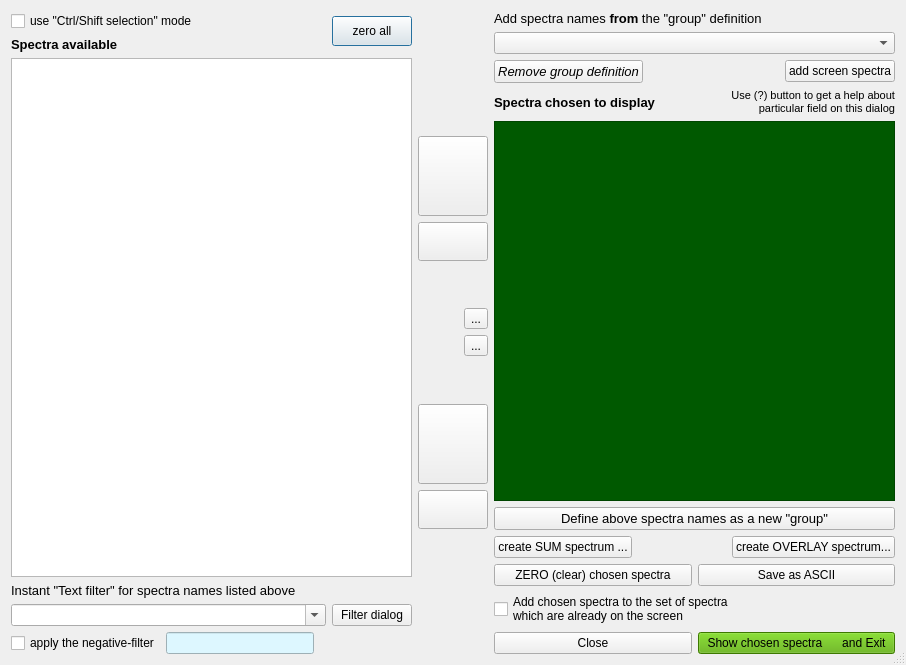
<?xml version="1.0" encoding="UTF-8"?>
<ui version="4.0">
 <class>T4select_spectra</class>
 <widget class="QDialog" name="T4select_spectra">
  <property name="geometry">
   <rect>
    <x>0</x>
    <y>0</y>
    <width>906</width>
    <height>665</height>
   </rect>
  </property>
  <property name="windowTitle">
   <string>Dialog for selecting spectra to be displayed</string>
  </property>
  <property name="sizeGripEnabled">
   <bool>true</bool>
  </property>
  <layout class="QHBoxLayout" name="horizontalLayout_3" stretch="9,0,9">
   <item>
    <layout class="QVBoxLayout" name="verticalLayout">
     <item>
      <layout class="QHBoxLayout" name="_5">
       <item>
        <layout class="QVBoxLayout" name="_6">
         <item>
          <widget class="QCheckBox" name="checkBox2">
           <property name="toolTip">
            <string>if you prefer another mode of selecting items</string>
           </property>
           <property name="whatsThis">
            <string>if you prefere a MS Windows-like system of selecting items - check this fiels  </string>
           </property>
           <property name="text">
            <string>use &quot;Ctrl/Shift selection&quot; mode</string>
           </property>
          </widget>
         </item>
         <item>
          <widget class="QLabel" name="TextLabel1">
           <property name="font">
            <font>
             <pointsize>10</pointsize>
             <weight>75</weight>
             <bold>true</bold>
            </font>
           </property>
           <property name="frameShape">
            <enum>QFrame::NoFrame</enum>
           </property>
           <property name="frameShadow">
            <enum>QFrame::Plain</enum>
           </property>
           <property name="text">
            <string>Spectra available</string>
           </property>
           <property name="wordWrap">
            <bool>false</bool>
           </property>
          </widget>
         </item>
        </layout>
       </item>
       <item>
        <spacer name="spacer3">
         <property name="orientation">
          <enum>Qt::Horizontal</enum>
         </property>
         <property name="sizeType">
          <enum>QSizePolicy::Expanding</enum>
         </property>
         <property name="sizeHint" stdset="0">
          <size>
           <width>30</width>
           <height>20</height>
          </size>
         </property>
        </spacer>
       </item>
       <item>
        <widget class="QPushButton" name="push_zero_all_all">
         <property name="sizePolicy">
          <sizepolicy hsizetype="Maximum" vsizetype="Maximum">
           <horstretch>0</horstretch>
           <verstretch>0</verstretch>
          </sizepolicy>
         </property>
         <property name="minimumSize">
          <size>
           <width>30</width>
           <height>30</height>
          </size>
         </property>
         <property name="whatsThis">
          <string>Zero all spectra currently porduced by the SPY</string>
         </property>
         <property name="text">
          <string>zero all</string>
         </property>
         <property name="icon">
          <iconset resource="greware_icons.qrc">
           <normaloff>:/images/images/zero_displayed_spec.png</normaloff>:/images/images/zero_displayed_spec.png</iconset>
         </property>
        </widget>
       </item>
      </layout>
     </item>
     <item>
      <widget class="QListWidget" name="ListBox_available"/>
     </item>
     <item>
      <widget class="QLabel" name="TextLabel2">
       <property name="font">
        <font>
         <pointsize>10</pointsize>
        </font>
       </property>
       <property name="text">
        <string>Instant &quot;Text filter&quot; for spectra names listed above</string>
       </property>
       <property name="wordWrap">
        <bool>false</bool>
       </property>
      </widget>
     </item>
     <item>
      <layout class="QHBoxLayout" name="_12" stretch="4,1">
       <item>
        <widget class="QComboBox" name="ComboBox_filter">
         <property name="toolTip">
          <string>Type the string which you want to occur in the names of spectra listed on &quot;spectra available&quot; list</string>
         </property>
         <property name="whatsThis">
          <string>Texs filter - for names of spectra. Only filtered spectra will apear on the 'available' list above. </string>
         </property>
         <property name="editable">
          <bool>true</bool>
         </property>
        </widget>
       </item>
       <item>
        <widget class="QPushButton" name="pushButton_filter_dialog">
         <property name="sizePolicy">
          <sizepolicy hsizetype="Fixed" vsizetype="Fixed">
           <horstretch>0</horstretch>
           <verstretch>0</verstretch>
          </sizepolicy>
         </property>
         <property name="maximumSize">
          <size>
           <width>32767</width>
           <height>32767</height>
          </size>
         </property>
         <property name="whatsThis">
          <string>If your disk is very slow, sometimes it is better to type your filter separately and then press Enter. (Not very usefull option)</string>
         </property>
         <property name="text">
          <string>Filter dialog</string>
         </property>
         <property name="default">
          <bool>false</bool>
         </property>
        </widget>
       </item>
      </layout>
     </item>
     <item>
      <layout class="QHBoxLayout" name="horizontalLayout_2" stretch="3,3,2">
       <item>
        <widget class="QCheckBox" name="checkBox_anti">
         <property name="toolTip">
          <string>typr pattern which you do NOT want</string>
         </property>
         <property name="whatsThis">
          <string>You can also specify pattern which will filter-OUT some names of spectra. Anti-filter is used together with the normal filter</string>
         </property>
         <property name="text">
          <string extracomment="typr pattern which you do NOT want">apply the negative-filter</string>
         </property>
        </widget>
       </item>
       <item>
        <widget class="QLineEdit" name="lineEdit_anti_filter">
         <property name="whatsThis">
          <string>You can also specify pattern which will filter-OUT some names of spectra. Anti-filter is used together with the normal filter</string>
         </property>
         <property name="styleSheet">
          <string notr="true">color: rgb(192, 0, 0);
background-color: rgb(221, 247, 255);
alternate-background-color: rgb(160, 160, 160);</string>
         </property>
        </widget>
       </item>
       <item>
        <spacer name="horizontalSpacer_2">
         <property name="orientation">
          <enum>Qt::Horizontal</enum>
         </property>
         <property name="sizeHint" stdset="0">
          <size>
           <width>30</width>
           <height>20</height>
          </size>
         </property>
        </spacer>
       </item>
      </layout>
     </item>
    </layout>
   </item>
   <item>
    <layout class="QVBoxLayout" name="verticalLayout_5" stretch="3,3,1,2,1,3,3">
     <item>
      <spacer name="verticalSpacer">
       <property name="orientation">
        <enum>Qt::Vertical</enum>
       </property>
       <property name="sizeHint" stdset="0">
        <size>
         <width>20</width>
         <height>40</height>
        </size>
       </property>
      </spacer>
     </item>
     <item>
      <layout class="QVBoxLayout" name="_3" stretch="1,1">
       <item>
        <widget class="QPushButton" name="PushButton_choose">
         <property name="sizePolicy">
          <sizepolicy hsizetype="Preferred" vsizetype="Preferred">
           <horstretch>0</horstretch>
           <verstretch>0</verstretch>
          </sizepolicy>
         </property>
         <property name="minimumSize">
          <size>
           <width>70</width>
           <height>80</height>
          </size>
         </property>
         <property name="toolTip">
          <string>select highlighted spectra</string>
         </property>
         <property name="whatsThis">
          <string>Copy selected (highlighted) items from the 'available' list to the 'chosen' list</string>
         </property>
         <property name="text">
          <string/>
         </property>
         <property name="icon">
          <iconset resource="greware_icons.qrc">
           <normaloff>:/images/images/strzala_prawo.png</normaloff>:/images/images/strzala_prawo.png</iconset>
         </property>
         <property name="iconSize">
          <size>
           <width>32</width>
           <height>32</height>
          </size>
         </property>
        </widget>
       </item>
       <item>
        <widget class="QPushButton" name="PushButton_choose_ALL">
         <property name="sizePolicy">
          <sizepolicy hsizetype="Preferred" vsizetype="Minimum">
           <horstretch>70</horstretch>
           <verstretch>50</verstretch>
          </sizepolicy>
         </property>
         <property name="toolTip">
          <string>select highlighted spectra</string>
         </property>
         <property name="whatsThis">
          <string>Copy all items from the 'available' list into the 'chosen' list</string>
         </property>
         <property name="text">
          <string/>
         </property>
         <property name="icon">
          <iconset resource="greware_icons.qrc">
           <normaloff>:/images/images/strzala_prawo_all.png</normaloff>:/images/images/strzala_prawo_all.png</iconset>
         </property>
         <property name="iconSize">
          <size>
           <width>32</width>
           <height>32</height>
          </size>
         </property>
        </widget>
       </item>
      </layout>
     </item>
     <item>
      <spacer name="verticalSpacer_3">
       <property name="orientation">
        <enum>Qt::Vertical</enum>
       </property>
       <property name="sizeHint" stdset="0">
        <size>
         <width>20</width>
         <height>18</height>
        </size>
       </property>
      </spacer>
     </item>
     <item>
      <layout class="QHBoxLayout" name="horizontalLayout">
       <item>
        <spacer name="horizontalSpacer">
         <property name="orientation">
          <enum>Qt::Horizontal</enum>
         </property>
         <property name="sizeHint" stdset="0">
          <size>
           <width>40</width>
           <height>20</height>
          </size>
         </property>
        </spacer>
       </item>
       <item>
        <layout class="QVBoxLayout" name="verticalLayout_4">
         <item>
          <widget class="QToolButton" name="toolButton_shift_up">
           <property name="whatsThis">
            <string>By this icons you can move selected items one row up/down on the 'chosen' list</string>
           </property>
           <property name="text">
            <string>...</string>
           </property>
           <property name="icon">
            <iconset resource="greware_icons.qrc">
             <normaloff>:/images/images/shift_up.jpg</normaloff>:/images/images/shift_up.jpg</iconset>
           </property>
          </widget>
         </item>
         <item>
          <widget class="QToolButton" name="toolButton_shift_down">
           <property name="whatsThis">
            <string>By this icons you can move selected items one row up/down on the 'chosen' list</string>
           </property>
           <property name="text">
            <string>...</string>
           </property>
           <property name="icon">
            <iconset resource="greware_icons.qrc">
             <normaloff>:/images/images/shift_down.jpg</normaloff>:/images/images/shift_down.jpg</iconset>
           </property>
          </widget>
         </item>
        </layout>
       </item>
      </layout>
     </item>
     <item>
      <spacer name="spacer2">
       <property name="orientation">
        <enum>Qt::Vertical</enum>
       </property>
       <property name="sizeType">
        <enum>QSizePolicy::Expanding</enum>
       </property>
       <property name="sizeHint" stdset="0">
        <size>
         <width>21</width>
         <height>18</height>
        </size>
       </property>
      </spacer>
     </item>
     <item>
      <layout class="QVBoxLayout" name="_4" stretch="1,1">
       <item>
        <widget class="QPushButton" name="PushButton_deselect">
         <property name="sizePolicy">
          <sizepolicy hsizetype="Preferred" vsizetype="Preferred">
           <horstretch>0</horstretch>
           <verstretch>0</verstretch>
          </sizepolicy>
         </property>
         <property name="minimumSize">
          <size>
           <width>70</width>
           <height>80</height>
          </size>
         </property>
         <property name="toolTip">
          <string>remove selected</string>
         </property>
         <property name="whatsThis">
          <string>Remove selected (highlighted) items from the 'chosen' list</string>
         </property>
         <property name="text">
          <string/>
         </property>
         <property name="icon">
          <iconset resource="greware_icons.qrc">
           <normaloff>:/images/images/strzala_lewo.png</normaloff>:/images/images/strzala_lewo.png</iconset>
         </property>
         <property name="iconSize">
          <size>
           <width>32</width>
           <height>32</height>
          </size>
         </property>
        </widget>
       </item>
       <item>
        <widget class="QPushButton" name="PushButton_deselect_all">
         <property name="sizePolicy">
          <sizepolicy hsizetype="Preferred" vsizetype="Minimum">
           <horstretch>70</horstretch>
           <verstretch>50</verstretch>
          </sizepolicy>
         </property>
         <property name="toolTip">
          <string>remove all spectra from the &quot;choosen&quot; list</string>
         </property>
         <property name="whatsThis">
          <string>Remove all items from the 'chosen' list</string>
         </property>
         <property name="text">
          <string/>
         </property>
         <property name="icon">
          <iconset resource="greware_icons.qrc">
           <normaloff>:/images/images/remove_all.png</normaloff>:/images/images/remove_all.png</iconset>
         </property>
         <property name="iconSize">
          <size>
           <width>32</width>
           <height>32</height>
          </size>
         </property>
        </widget>
       </item>
      </layout>
     </item>
     <item>
      <spacer name="verticalSpacer_2">
       <property name="orientation">
        <enum>Qt::Vertical</enum>
       </property>
       <property name="sizeHint" stdset="0">
        <size>
         <width>20</width>
         <height>40</height>
        </size>
       </property>
      </spacer>
     </item>
    </layout>
   </item>
   <item>
    <layout class="QVBoxLayout" name="verticalLayout_3">
     <item>
      <layout class="QVBoxLayout" name="_8">
       <item>
        <widget class="QLabel" name="TextLabel3_2_2">
         <property name="font">
          <font>
           <pointsize>10</pointsize>
          </font>
         </property>
         <property name="text">
          <string>Add spectra names &lt;b&gt;from&lt;/b&gt; the &quot;group&quot; definition</string>
         </property>
         <property name="wordWrap">
          <bool>false</bool>
         </property>
        </widget>
       </item>
       <item>
        <widget class="QComboBox" name="Combo_groups">
         <property name="enabled">
          <bool>true</bool>
         </property>
         <property name="whatsThis">
          <string>list of already defined groups. By choosing one of the group here - the corresponding spectra will be added into the 'chosen' list.</string>
         </property>
        </widget>
       </item>
       <item>
        <layout class="QHBoxLayout" name="_9">
         <item>
          <widget class="QPushButton" name="PushButton_Delete_group">
           <property name="font">
            <font>
             <pointsize>10</pointsize>
             <italic>true</italic>
            </font>
           </property>
           <property name="whatsThis">
            <string>if you do not need some of the 'group of spectra' definition, you can remove it by using this button</string>
           </property>
           <property name="text">
            <string>Remove group definition</string>
           </property>
          </widget>
         </item>
         <item>
          <spacer name="spacer4">
           <property name="orientation">
            <enum>Qt::Horizontal</enum>
           </property>
           <property name="sizeType">
            <enum>QSizePolicy::Expanding</enum>
           </property>
           <property name="sizeHint" stdset="0">
            <size>
             <width>41</width>
             <height>21</height>
            </size>
           </property>
          </spacer>
         </item>
         <item>
          <widget class="QPushButton" name="push_add_from_screen">
           <property name="whatsThis">
            <string>you can add to the 'chosen' list all the spectra which are currently displayed on the screen.</string>
           </property>
           <property name="text">
            <string>add screen spectra</string>
           </property>
          </widget>
         </item>
        </layout>
       </item>
       <item>
        <layout class="QHBoxLayout" name="_10">
         <item>
          <widget class="QLabel" name="TextLabel1_2">
           <property name="font">
            <font>
             <pointsize>10</pointsize>
             <weight>75</weight>
             <bold>true</bold>
            </font>
           </property>
           <property name="text">
            <string>Spectra chosen to display</string>
           </property>
           <property name="wordWrap">
            <bool>false</bool>
           </property>
          </widget>
         </item>
         <item>
          <widget class="QLabel" name="TextLabel1_2_2">
           <property name="font">
            <font>
             <pointsize>10</pointsize>
            </font>
           </property>
           <property name="text">
            <string>&lt;html&gt;&lt;head/&gt;&lt;body&gt;&lt;p&gt;&lt;span style=&quot; font-size:8pt;&quot;&gt;Use (?) button to get a help about&lt;br/&gt;particular field on this dialog&lt;/span&gt;&lt;/p&gt;&lt;/body&gt;&lt;/html&gt;</string>
           </property>
           <property name="alignment">
            <set>Qt::AlignRight|Qt::AlignTrailing|Qt::AlignVCenter</set>
           </property>
           <property name="wordWrap">
            <bool>true</bool>
           </property>
          </widget>
         </item>
        </layout>
       </item>
      </layout>
     </item>
     <item>
      <widget class="QListWidget" name="ListBox_chosen">
       <property name="styleSheet">
        <string notr="true">background-color: rgb(0, 89, 0);
color: rgb(255, 255, 255);</string>
       </property>
      </widget>
     </item>
     <item>
      <layout class="QVBoxLayout" name="verticalLayout_2">
       <item>
        <widget class="QPushButton" name="Button_group">
         <property name="font">
          <font>
           <pointsize>10</pointsize>
          </font>
         </property>
         <property name="toolTip">
          <string>Any group of spectra names can be defined a &quot;selection set&quot;.\nYou can later recall such a set just by choosing a name</string>
         </property>
         <property name="whatsThis">
          <string>If you watch some set of spectra very often, you can define a 'group'. Then you will get them all to the screen just by choosing the group name.</string>
         </property>
         <property name="text">
          <string>Define above spectra names as a new &quot;group&quot;</string>
         </property>
         <property name="icon">
          <iconset resource="greware_icons.qrc">
           <normaloff>:/images/images/gwiazdka.png</normaloff>:/images/images/gwiazdka.png</iconset>
         </property>
        </widget>
       </item>
       <item>
        <layout class="QHBoxLayout">
         <item>
          <widget class="QPushButton" name="pushButton_sum">
           <property name="whatsThis">
            <string>You can make a spectrum which is a sum of some other spectra. The suming is updated every 60 seconds.</string>
           </property>
           <property name="text">
            <string>create SUM spectrum ...</string>
           </property>
          </widget>
         </item>
         <item>
          <spacer name="spacer1">
           <property name="orientation">
            <enum>Qt::Horizontal</enum>
           </property>
           <property name="sizeType">
            <enum>QSizePolicy::Expanding</enum>
           </property>
           <property name="sizeHint" stdset="0">
            <size>
             <width>41</width>
             <height>21</height>
            </size>
           </property>
          </spacer>
         </item>
         <item>
          <widget class="QPushButton" name="pushButton_overlay">
           <property name="whatsThis">
            <string>You can make a spectrum with many existin spectra one over the other. Here you can define which spectra should participate in such a plot.</string>
           </property>
           <property name="text">
            <string>create OVERLAY spectrum...</string>
           </property>
           <property name="autoDefault">
            <bool>false</bool>
           </property>
          </widget>
         </item>
        </layout>
       </item>
       <item>
        <layout class="QHBoxLayout" name="_7">
         <item>
          <widget class="QPushButton" name="pushButton_zeroing">
           <property name="whatsThis">
            <string>with this button you can make zero-ing of the 'chosen' spectra.</string>
           </property>
           <property name="text">
            <string>ZERO (clear) chosen spectra</string>
           </property>
           <property name="icon">
            <iconset resource="greware_icons.qrc">
             <normaloff>:/images/images/zero_displayed_spec.png</normaloff>:/images/images/zero_displayed_spec.png</iconset>
           </property>
          </widget>
         </item>
         <item>
          <widget class="QPushButton" name="push_save_as_ascii">
           <property name="whatsThis">
            <string>With this button you can save 'chosen' spectra to the disk in ASCII or Radware  format.</string>
           </property>
           <property name="text">
            <string>Save as ASCII</string>
           </property>
          </widget>
         </item>
        </layout>
       </item>
       <item>
        <widget class="QCheckBox" name="Check_add_overwrite">
         <property name="whatsThis">
          <string>If you check this item - the old contents of your screen will be preserved, only the new chosen spectra will be added to them.</string>
         </property>
         <property name="text">
          <string>Add chosen spectra to the set of spectra 
which are already on the screen</string>
         </property>
        </widget>
       </item>
       <item>
        <layout class="QHBoxLayout" name="_11">
         <item>
          <widget class="QPushButton" name="Push_B_OK">
           <property name="toolTip">
            <string>Show choosen and exit</string>
           </property>
           <property name="whatsThis">
            <string>Close this window</string>
           </property>
           <property name="text">
            <string>Close</string>
           </property>
          </widget>
         </item>
         <item>
          <widget class="QPushButton" name="Button_show_exit">
           <property name="palette">
            <palette>
             <active>
              <colorrole role="WindowText">
               <brush brushstyle="SolidPattern">
                <color alpha="255">
                 <red>0</red>
                 <green>0</green>
                 <blue>0</blue>
                </color>
               </brush>
              </colorrole>
              <colorrole role="Button">
               <brush brushstyle="SolidPattern">
                <color alpha="255">
                 <red>85</red>
                 <green>170</green>
                 <blue>0</blue>
                </color>
               </brush>
              </colorrole>
              <colorrole role="Light">
               <brush brushstyle="SolidPattern">
                <color alpha="255">
                 <red>128</red>
                 <green>255</green>
                 <blue>0</blue>
                </color>
               </brush>
              </colorrole>
              <colorrole role="Midlight">
               <brush brushstyle="SolidPattern">
                <color alpha="255">
                 <red>106</red>
                 <green>212</green>
                 <blue>0</blue>
                </color>
               </brush>
              </colorrole>
              <colorrole role="Dark">
               <brush brushstyle="SolidPattern">
                <color alpha="255">
                 <red>42</red>
                 <green>85</green>
                 <blue>0</blue>
                </color>
               </brush>
              </colorrole>
              <colorrole role="Mid">
               <brush brushstyle="SolidPattern">
                <color alpha="255">
                 <red>56</red>
                 <green>113</green>
                 <blue>0</blue>
                </color>
               </brush>
              </colorrole>
              <colorrole role="Text">
               <brush brushstyle="SolidPattern">
                <color alpha="255">
                 <red>0</red>
                 <green>0</green>
                 <blue>0</blue>
                </color>
               </brush>
              </colorrole>
              <colorrole role="BrightText">
               <brush brushstyle="SolidPattern">
                <color alpha="255">
                 <red>255</red>
                 <green>255</green>
                 <blue>255</blue>
                </color>
               </brush>
              </colorrole>
              <colorrole role="ButtonText">
               <brush brushstyle="SolidPattern">
                <color alpha="255">
                 <red>0</red>
                 <green>0</green>
                 <blue>0</blue>
                </color>
               </brush>
              </colorrole>
              <colorrole role="Base">
               <brush brushstyle="SolidPattern">
                <color alpha="255">
                 <red>255</red>
                 <green>255</green>
                 <blue>255</blue>
                </color>
               </brush>
              </colorrole>
              <colorrole role="Window">
               <brush brushstyle="SolidPattern">
                <color alpha="255">
                 <red>85</red>
                 <green>170</green>
                 <blue>0</blue>
                </color>
               </brush>
              </colorrole>
              <colorrole role="Shadow">
               <brush brushstyle="SolidPattern">
                <color alpha="255">
                 <red>0</red>
                 <green>0</green>
                 <blue>0</blue>
                </color>
               </brush>
              </colorrole>
              <colorrole role="Highlight">
               <brush brushstyle="SolidPattern">
                <color alpha="255">
                 <red>170</red>
                 <green>85</green>
                 <blue>255</blue>
                </color>
               </brush>
              </colorrole>
              <colorrole role="AlternateBase">
               <brush brushstyle="SolidPattern">
                <color alpha="255">
                 <red>170</red>
                 <green>212</green>
                 <blue>127</blue>
                </color>
               </brush>
              </colorrole>
              <colorrole role="ToolTipBase">
               <brush brushstyle="SolidPattern">
                <color alpha="255">
                 <red>255</red>
                 <green>255</green>
                 <blue>220</blue>
                </color>
               </brush>
              </colorrole>
              <colorrole role="ToolTipText">
               <brush brushstyle="SolidPattern">
                <color alpha="255">
                 <red>0</red>
                 <green>0</green>
                 <blue>0</blue>
                </color>
               </brush>
              </colorrole>
             </active>
             <inactive>
              <colorrole role="WindowText">
               <brush brushstyle="SolidPattern">
                <color alpha="255">
                 <red>0</red>
                 <green>0</green>
                 <blue>0</blue>
                </color>
               </brush>
              </colorrole>
              <colorrole role="Button">
               <brush brushstyle="SolidPattern">
                <color alpha="255">
                 <red>85</red>
                 <green>170</green>
                 <blue>0</blue>
                </color>
               </brush>
              </colorrole>
              <colorrole role="Light">
               <brush brushstyle="SolidPattern">
                <color alpha="255">
                 <red>128</red>
                 <green>255</green>
                 <blue>0</blue>
                </color>
               </brush>
              </colorrole>
              <colorrole role="Midlight">
               <brush brushstyle="SolidPattern">
                <color alpha="255">
                 <red>106</red>
                 <green>212</green>
                 <blue>0</blue>
                </color>
               </brush>
              </colorrole>
              <colorrole role="Dark">
               <brush brushstyle="SolidPattern">
                <color alpha="255">
                 <red>42</red>
                 <green>85</green>
                 <blue>0</blue>
                </color>
               </brush>
              </colorrole>
              <colorrole role="Mid">
               <brush brushstyle="SolidPattern">
                <color alpha="255">
                 <red>56</red>
                 <green>113</green>
                 <blue>0</blue>
                </color>
               </brush>
              </colorrole>
              <colorrole role="Text">
               <brush brushstyle="SolidPattern">
                <color alpha="255">
                 <red>0</red>
                 <green>0</green>
                 <blue>0</blue>
                </color>
               </brush>
              </colorrole>
              <colorrole role="BrightText">
               <brush brushstyle="SolidPattern">
                <color alpha="255">
                 <red>255</red>
                 <green>255</green>
                 <blue>255</blue>
                </color>
               </brush>
              </colorrole>
              <colorrole role="ButtonText">
               <brush brushstyle="SolidPattern">
                <color alpha="255">
                 <red>0</red>
                 <green>0</green>
                 <blue>0</blue>
                </color>
               </brush>
              </colorrole>
              <colorrole role="Base">
               <brush brushstyle="SolidPattern">
                <color alpha="255">
                 <red>255</red>
                 <green>85</green>
                 <blue>255</blue>
                </color>
               </brush>
              </colorrole>
              <colorrole role="Window">
               <brush brushstyle="SolidPattern">
                <color alpha="255">
                 <red>85</red>
                 <green>170</green>
                 <blue>0</blue>
                </color>
               </brush>
              </colorrole>
              <colorrole role="Shadow">
               <brush brushstyle="SolidPattern">
                <color alpha="255">
                 <red>0</red>
                 <green>0</green>
                 <blue>0</blue>
                </color>
               </brush>
              </colorrole>
              <colorrole role="Highlight">
               <brush brushstyle="SolidPattern">
                <color alpha="255">
                 <red>85</red>
                 <green>255</green>
                 <blue>0</blue>
                </color>
               </brush>
              </colorrole>
              <colorrole role="AlternateBase">
               <brush brushstyle="SolidPattern">
                <color alpha="255">
                 <red>170</red>
                 <green>212</green>
                 <blue>127</blue>
                </color>
               </brush>
              </colorrole>
              <colorrole role="ToolTipBase">
               <brush brushstyle="SolidPattern">
                <color alpha="255">
                 <red>255</red>
                 <green>255</green>
                 <blue>220</blue>
                </color>
               </brush>
              </colorrole>
              <colorrole role="ToolTipText">
               <brush brushstyle="SolidPattern">
                <color alpha="255">
                 <red>0</red>
                 <green>0</green>
                 <blue>0</blue>
                </color>
               </brush>
              </colorrole>
             </inactive>
             <disabled>
              <colorrole role="WindowText">
               <brush brushstyle="SolidPattern">
                <color alpha="255">
                 <red>42</red>
                 <green>85</green>
                 <blue>0</blue>
                </color>
               </brush>
              </colorrole>
              <colorrole role="Button">
               <brush brushstyle="SolidPattern">
                <color alpha="255">
                 <red>85</red>
                 <green>170</green>
                 <blue>0</blue>
                </color>
               </brush>
              </colorrole>
              <colorrole role="Light">
               <brush brushstyle="SolidPattern">
                <color alpha="255">
                 <red>128</red>
                 <green>255</green>
                 <blue>0</blue>
                </color>
               </brush>
              </colorrole>
              <colorrole role="Midlight">
               <brush brushstyle="SolidPattern">
                <color alpha="255">
                 <red>106</red>
                 <green>212</green>
                 <blue>0</blue>
                </color>
               </brush>
              </colorrole>
              <colorrole role="Dark">
               <brush brushstyle="SolidPattern">
                <color alpha="255">
                 <red>42</red>
                 <green>85</green>
                 <blue>0</blue>
                </color>
               </brush>
              </colorrole>
              <colorrole role="Mid">
               <brush brushstyle="SolidPattern">
                <color alpha="255">
                 <red>56</red>
                 <green>113</green>
                 <blue>0</blue>
                </color>
               </brush>
              </colorrole>
              <colorrole role="Text">
               <brush brushstyle="SolidPattern">
                <color alpha="255">
                 <red>42</red>
                 <green>85</green>
                 <blue>0</blue>
                </color>
               </brush>
              </colorrole>
              <colorrole role="BrightText">
               <brush brushstyle="SolidPattern">
                <color alpha="255">
                 <red>255</red>
                 <green>255</green>
                 <blue>255</blue>
                </color>
               </brush>
              </colorrole>
              <colorrole role="ButtonText">
               <brush brushstyle="SolidPattern">
                <color alpha="255">
                 <red>42</red>
                 <green>85</green>
                 <blue>0</blue>
                </color>
               </brush>
              </colorrole>
              <colorrole role="Base">
               <brush brushstyle="SolidPattern">
                <color alpha="255">
                 <red>85</red>
                 <green>170</green>
                 <blue>0</blue>
                </color>
               </brush>
              </colorrole>
              <colorrole role="Window">
               <brush brushstyle="SolidPattern">
                <color alpha="255">
                 <red>85</red>
                 <green>170</green>
                 <blue>0</blue>
                </color>
               </brush>
              </colorrole>
              <colorrole role="Shadow">
               <brush brushstyle="SolidPattern">
                <color alpha="255">
                 <red>0</red>
                 <green>0</green>
                 <blue>0</blue>
                </color>
               </brush>
              </colorrole>
              <colorrole role="Highlight">
               <brush brushstyle="SolidPattern">
                <color alpha="255">
                 <red>85</red>
                 <green>0</green>
                 <blue>255</blue>
                </color>
               </brush>
              </colorrole>
              <colorrole role="AlternateBase">
               <brush brushstyle="SolidPattern">
                <color alpha="255">
                 <red>85</red>
                 <green>170</green>
                 <blue>0</blue>
                </color>
               </brush>
              </colorrole>
              <colorrole role="ToolTipBase">
               <brush brushstyle="SolidPattern">
                <color alpha="255">
                 <red>255</red>
                 <green>255</green>
                 <blue>220</blue>
                </color>
               </brush>
              </colorrole>
              <colorrole role="ToolTipText">
               <brush brushstyle="SolidPattern">
                <color alpha="255">
                 <red>0</red>
                 <green>0</green>
                 <blue>0</blue>
                </color>
               </brush>
              </colorrole>
             </disabled>
            </palette>
           </property>
           <property name="whatsThis">
            <string>This button closed the dialog and your chosen spectra will be displayed on the screen.</string>
           </property>
           <property name="text">
            <string>Show chosen spectra      and Exit</string>
           </property>
           <property name="icon">
            <iconset resource="greware_icons.qrc">
             <normaloff>:/images/images/all_spectrum.xpm</normaloff>:/images/images/all_spectrum.xpm</iconset>
           </property>
           <property name="flat">
            <bool>false</bool>
           </property>
          </widget>
         </item>
        </layout>
       </item>
      </layout>
     </item>
    </layout>
   </item>
  </layout>
 </widget>
 <tabstops>
  <tabstop>Button_show_exit</tabstop>
  <tabstop>ListBox_available</tabstop>
  <tabstop>ComboBox_filter</tabstop>
  <tabstop>pushButton_filter_dialog</tabstop>
  <tabstop>lineEdit_anti_filter</tabstop>
  <tabstop>push_zero_all_all</tabstop>
  <tabstop>PushButton_choose_ALL</tabstop>
  <tabstop>checkBox_anti</tabstop>
  <tabstop>toolButton_shift_up</tabstop>
  <tabstop>toolButton_shift_down</tabstop>
  <tabstop>PushButton_deselect</tabstop>
  <tabstop>PushButton_deselect_all</tabstop>
  <tabstop>Combo_groups</tabstop>
  <tabstop>PushButton_Delete_group</tabstop>
  <tabstop>push_add_from_screen</tabstop>
  <tabstop>ListBox_chosen</tabstop>
  <tabstop>Button_group</tabstop>
  <tabstop>pushButton_sum</tabstop>
  <tabstop>pushButton_overlay</tabstop>
  <tabstop>pushButton_zeroing</tabstop>
  <tabstop>push_save_as_ascii</tabstop>
  <tabstop>Check_add_overwrite</tabstop>
  <tabstop>Push_B_OK</tabstop>
  <tabstop>checkBox2</tabstop>
  <tabstop>PushButton_choose</tabstop>
 </tabstops>
 <resources>
  <include location="greware_icons.qrc"/>
 </resources>
 <connections/>
</ui>
